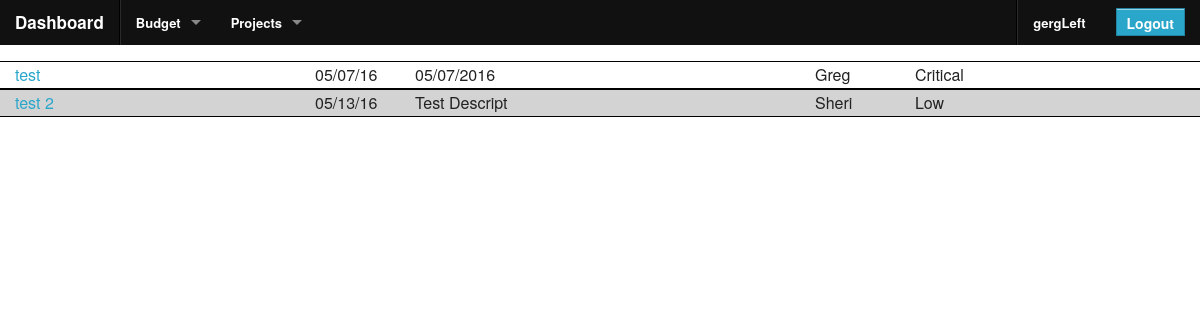
/site-sections/projects/index.php (signed in), run on an earlier commit of the app's database.
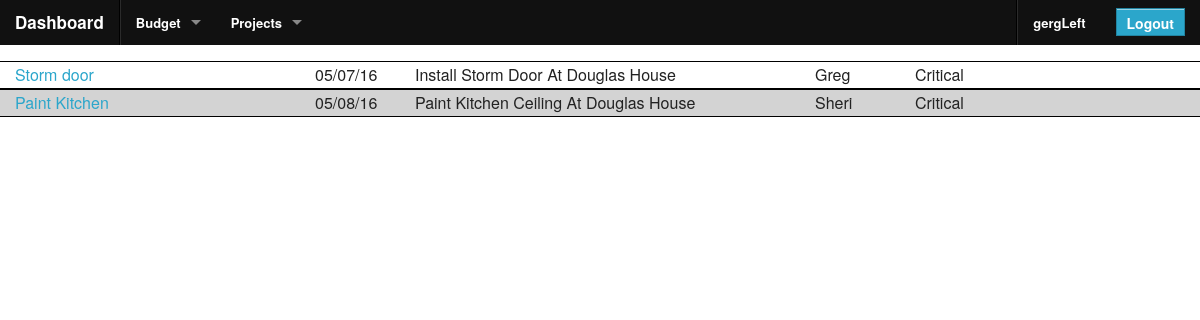
And on a later commit of the database.
### tables this page shows
CREATE TABLE `authorized_users` (
  `user_id` int(11) NOT NULL AUTO_INCREMENT,
  `username` varchar(45) DEFAULT NULL,
  `password` varchar(255) DEFAULT NULL,
  `last_login` datetime DEFAULT NULL,
  `create_date` datetime DEFAULT NULL,
  PRIMARY KEY (`user_id`),
  UNIQUE KEY `username_UNIQUE` (`username`)
);

CREATE TABLE `projects` (
  `id` int(10) unsigned NOT NULL AUTO_INCREMENT,
  `name` varchar(50) NOT NULL,
  `dueDate` datetime NOT NULL DEFAULT CURRENT_TIMESTAMP,
  `priority` varchar(10) NOT NULL DEFAULT ' medium',
  `owner` varchar(50) DEFAULT NULL,
  `description` varchar(500) DEFAULT NULL,
  PRIMARY KEY (`id`)
);

### includes/functions_helperFunctions.php (called while the page is built, shortened)
<?php
function isExternalPage($page) {
	switch($page) {
		default:
			return false;
			break;
	}
}
?>

### functions.php (called while the page is built, shortened)
<?php
include 'includes/db_sql.phpclass.inc';
include 'includes/functions_helperFunctions.php';
include 'includes/membership_info.phpclass.inc';
include 'includes/project.phpclass.inc';
$loginProtectedPage = !isExternalPage($page_tag);
$currentUserInfo = new membership_info();
if (isset($_SESSION["user_id"])) {
  $currentUserInfo->setUserInfo($_SESSION["user_id"]);
}
$currentUser = $currentUserInfo->username;
?>

### includes/membership_info.phpclass.inc (called while the page is built, shortened)
<?php
class membership_info {
  public function setUserInfo($userId) {
    $db = new db_sql();
    $query =
      "SELECT
        *
      FROM
        authorized_users
      WHERE ";
    $query .= sprintf("user_id = '%s' ", $userId);
    $db->query($query);
    if ($db->next_record()) {
      $this->user_id = $db->f("user_id");
      if (isset($this->user_id)) {
        $this->username = $db->f("username");
      }
    }
  }
}
?>

### includes/db_sql.phpclass.inc (called while the page is built, shortened)
<?php
class db_sql {
	private $host;
	private $database;
	private $user;
	private $password;
	public $Record = array();
	private $Link_ID    = 0;
	private $Query_ID   = 0;
	public function __construct($database="") {
		switch ($database)
		{
			default:
			case 'center':
				$this->host = "localhost";
				$this->database = 'center_org';
				$this->user = 'center';
				$this->password = 'G&6j37dZQB4h$93x';
				break;
		}
	}
	function connect($database = "", $host = "", $user = "", $password = "") {
		if ($database == "")
			$database = $this->database;
		if ($host == "")
			$host = $this->host;
		if ($user == "")
			$user = $this->user;
		if ($password == "")
			$password = $this->password;
		if ($this->Link_ID == 0) {
			$this->Link_ID = mysql_connect($host, $user, $password, true, 2);
		}
		return $this->Link_ID;
	}
	public function query($Query_String) {
		$this->Query_ID = @mysql_query($Query_String,$this->Link_ID);
		return $this->Query_ID;
	}
	public function next_record() {
		$this->Record = @mysql_fetch_array($this->Query_ID);
		$stat = is_array($this->Record);
		return $stat;
	}
	function f($Name) {
		return stripslashes($this->Record[$Name]);
	}
}
?>

### includes/project.phpclass.inc (called while the page is built, shortened)
<?php
class project {
  public static function get_projects() {
    $db = new db_sql();
    $query = "SELECT *, "
            . "case priority
                  when '". self::PRIORITY_CRITICAL . "' then 1
                  when '". self::PRIORITY_HIGH . "' then 2
                  when '". self::PRIORITY_MEDIUM . "' then 3
                  when '". self::PRIORITY_LOW . "' then 4
              end as priorityNum "
            ." FROM projects";
    $query .= " ORDER BY priorityNum ASC, dueDate ASC, name ASC";
    $db->query($query);
    $projects = array();
    while ($db->next_record()) {
      $project = new project();
      $project->id = $db->f("id");
      $project->name = $db->f("name");
      $project->dueDate = $db->f("dueDate");
      $project->description = $db->f("description");
      $project->priority = $db->f("priority");
      $project->owner = $db->f("owner");
      $projects[$project->id] = $project;
    }
    return $projects;
  }
}
?>

### site-sections/projects/index.php (the view, shortened to what this page needs)
<?php
  $page_tag = 'projects';
  include 'functions.php';
?>
<?php include 'components/global/header.php'; ?>
<?php $all_projects = project::get_projects(); ?>
<?php
  $alt = false;
  foreach ($all_projects as $project) :
?>
<div class="row project-record <?php if ($alt) echo "alt"; $alt = !$alt; ?>">
  <div class="columns small-3">
    <a href="/site-sections/projects/edit_project.php?pid=<?php echo $project->id; ?>"><?php echo $project->name; ?></a>
  </div>
  <div class="columns small-1">
    <?php echo date("m/d/y", strtotime($project->dueDate)); ?>
  </div>
  <div class="columns small-4">
    <?php echo ucwords($project->description); ?>
  </div>
  <div class="columns small-1">
    <?php echo $project->owner; ?>
  </div>
  <div class="columns small-2">
    <?php echo ucwords($project->priority); ?>
  </div>
  <div class="columns small-1">
  </div>
</div>
<?php endforeach; ?>
<?php include "components/global/footer.php"; ?>

### components/global/header.php (shortened to what this page needs)
<!DOCTYPE html>
 <html class="no-js" lang="en" >
  <head>
    <link href="/stylesheets/app.css" media="screen, projector, print" rel="stylesheet" type="text/css" />
    <link href="/stylesheets/layout.css" media="screen, projector, print" rel="stylesheet" type="text/css" />
    <link href="/stylesheets/grid-5.css" media="screen, projector, print" rel="stylesheet" type="text/css" />
  	<link href="/stylesheets/pwStrength.css" rel="stylesheet" type="text/css" />
    <link rel="stylesheet" href="/stylesheets/foundation-datepicker.css"><link href="https://netdna.bootstrapcdn.com/font-awesome/4.0.3/css/font-awesome.css" rel="stylesheet">
    <link rel="stylesheet" href="http://code.jquery.com/ui/1.10.3/themes/start/jquery-ui.css" />
  </head>
	<body id="<?php echo $page_tag; ?>" class="page-<?php echo $page_tag; ?>">
		<?php include 'components/global/header_menu.php'; ?>

### components/global/header_menu.php (shortened to what this page needs)
<?php if ($loginProtectedPage) : ?>
<form method="POST">
	<div>
		<LoggedInTemplate>
	    <nav class="top-bar">
	      <ul class="title-area">
	        <li class="name">
	          <h1><a href="/dashboard.php">Dashboard</a></h1>
	        </li>
	      </ul>
	      <section class="top-bar-section">
            <?php
              $sections[] = array (
                "title" => "Budget",
                "actions" => array(
                  array(
                    "title" => "Budget Dashboard",
                    "url" => "/site-sections/budget/index.php"
                  ),
                  array(
                    "title" => "View Ledger",
                    "url" => "/site-sections/budget/view_ledger.php"
                  ),
                  array(
                    "title" => "Create Expense Category",
                    "url" => "/site-sections/budget/create_expense_category.php"
                  ),
                  array(
                    "title" => "Create Income Category",
                    "url" => "/site-sections/budget/create_income_category.php"
                  ),
                  array(
                    "title" => "Create Ledger Item",
                    "url" => "/site-sections/budget/create_ledger_item.php"
                  ),
                  array(
                    "title" => "Import Ledger Items",
                    "url" => "/site-sections/budget/import_ledger_items.php"
                  )
                )
              );
              $sections[] = array (
                "title" => "Projects",
                "actions" => array(
                  array(
                    "title" => "Project Dashboard",
                    "url" => "/site-sections/projects/index.php"
                  ),
                  array(
                    "title" => "Create Project",
                    "url" => "/site-sections/projects/create_project.php"
                  ),
                )
              );
            ?>
	        <ul class="middle">
	          <li class="divider"></li>
              <?php foreach ($sections as $s) : ?>
              <li class="has-dropdown"><a href="#"><?php echo $s["title"]; ?></a>
              </li>
              <?php endforeach; ?>
            </ul>
	        <ul class="right">
	          <li class="divider"></li>
	          <li>
                <a href="profile.php"><?php echo $currentUser; ?></a>
	          </li>
              <li class="has-form">
                <input type="submit" class="button" value="Logout" id="btnLogout" name="btnLogout" />
              </li>
            </ul>
          </section>
        </nav>
	  </LoggedInTemplate>
	</div>
</form>
<?php endif; ?>

### components/global/footer.php (shortened to what this page needs)
  </body>
</html>

### stylesheets/layout.css (style rules this page uses)
.row.project-record { border-top: 1px solid black; border-bottom: 1px solid black; padding: 5px 0px; }
.alt { background-color: lightgray; }

### stylesheets/grid-5.css (style rules this page uses)
.row:before, .row:after { content: " "; display: table; }
.row:after { clear: both; }
.column, .columns { padding-left: 0.9375em; padding-right: 0.9375em; width: 100%; float: left; position: relative; }
@media only screen { .small-1 { width: 8.33333%; } }
@media only screen { .small-2 { width: 16.66667%; } }
@media only screen { .small-3 { width: 25%; } }
@media only screen { .small-4 { width: 33.33333%; } }

What changed in the data, as far as the page shows it:
removed projects: name "test 2", dueDate "05/13/16", description "Test Descript", owner "Sheri", priority "Low"
changed projects "Greg": name "test" → "Storm door"; description "05/07/2016" → "Install Storm Door At Douglas House"
added projects: name "Paint Kitchen", dueDate "05/08/16", description "Paint Kitchen Ceiling At Douglas House", owner "Sheri", priority "Critical"
